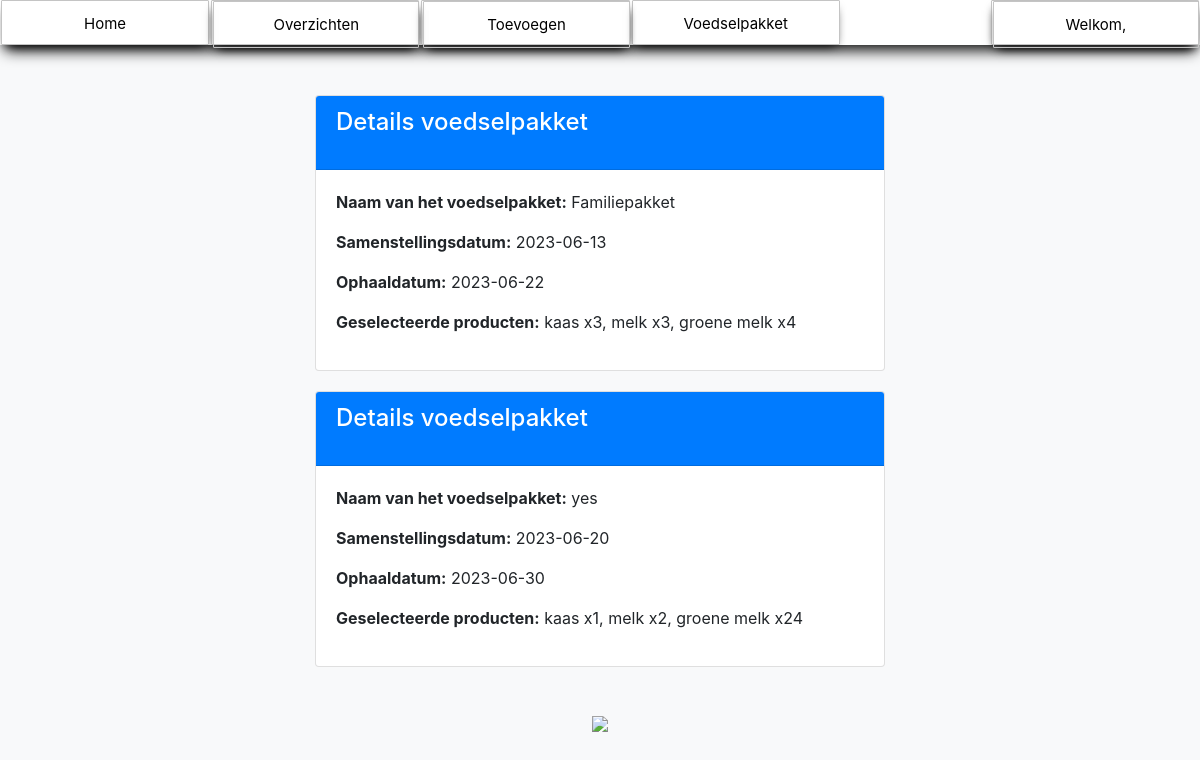
The page /food_package_details.php (signed in) on the database as committed earlier.
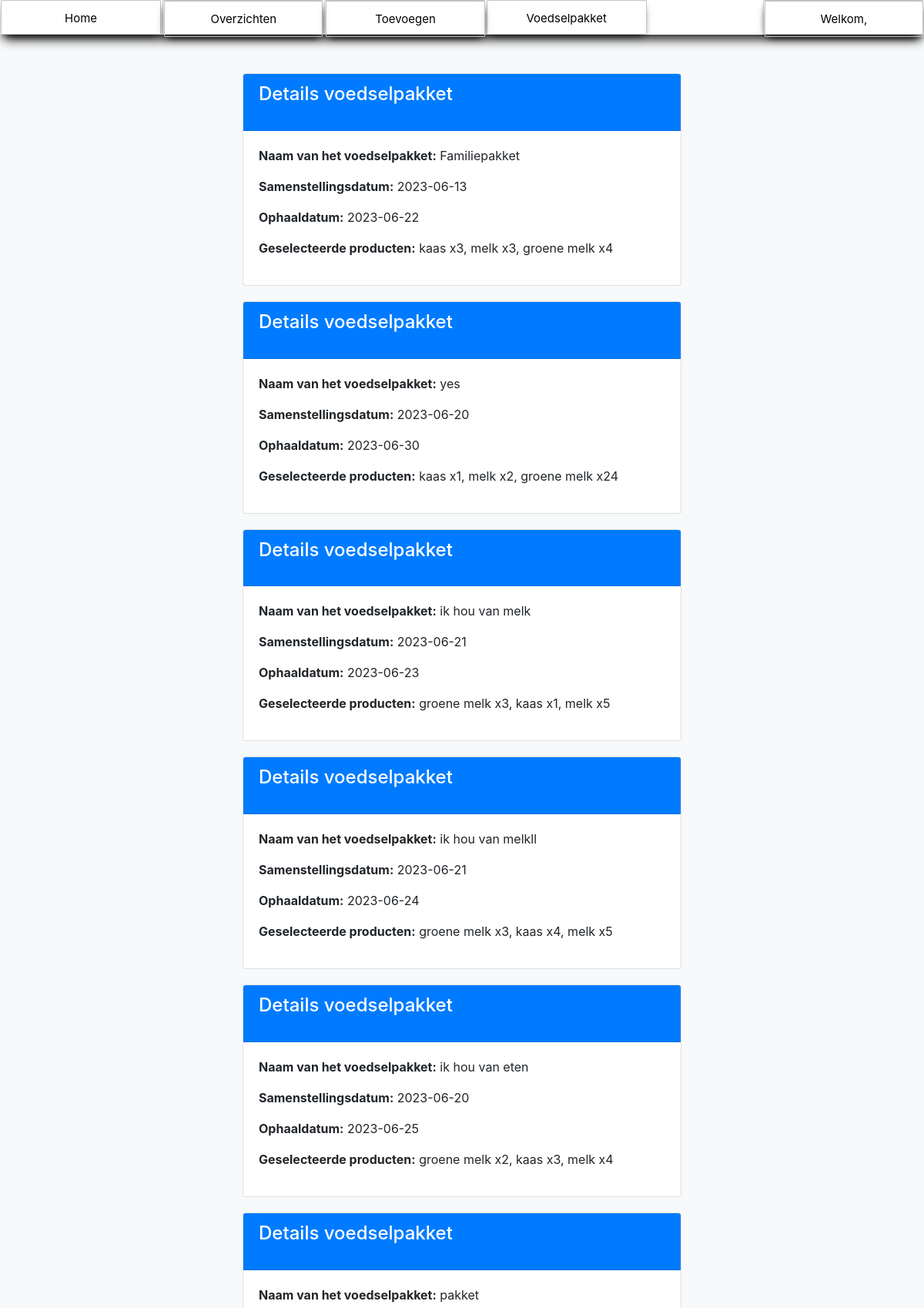
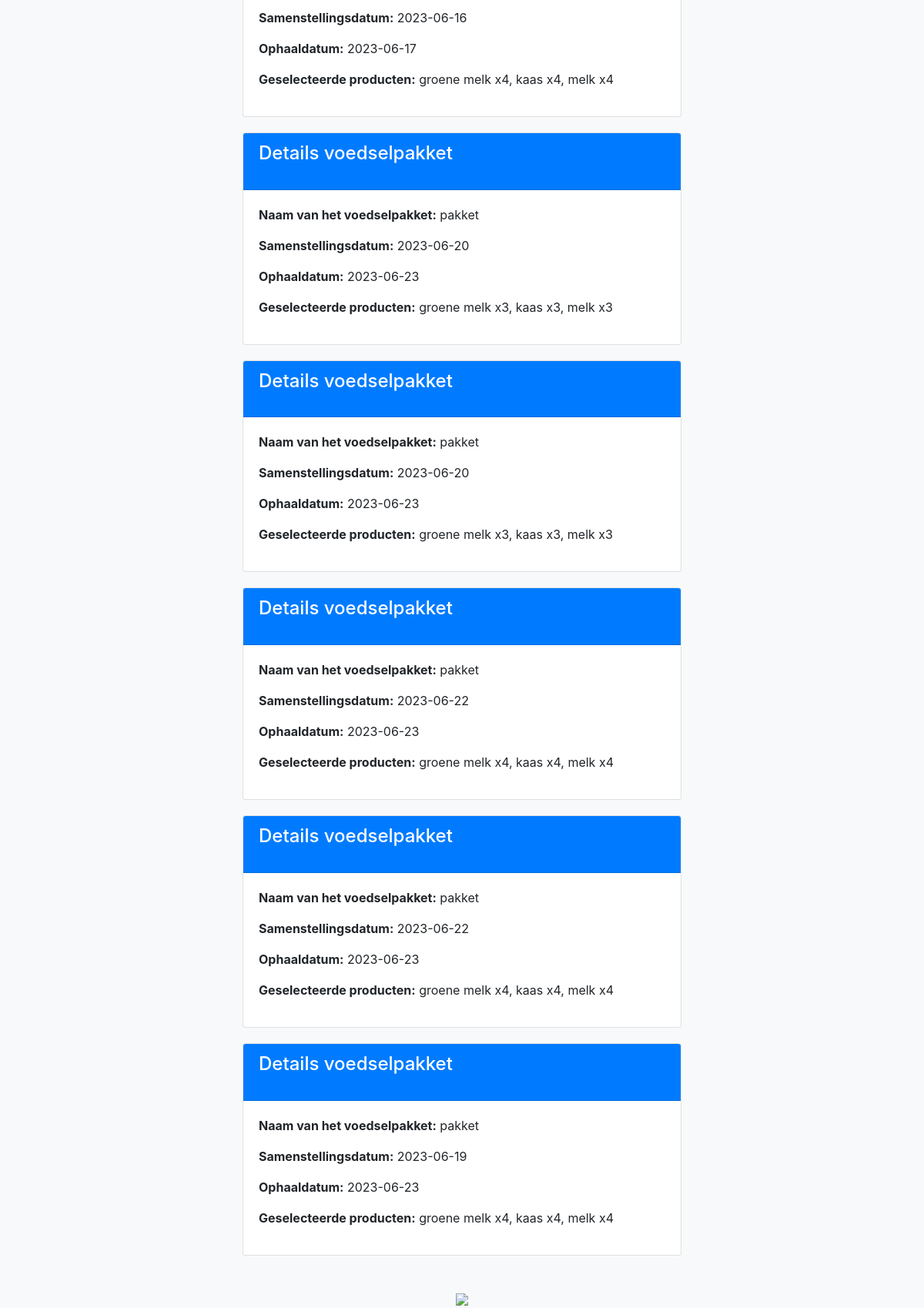
The same page on the database as committed later (2 pictures, top to bottom).
### tables this page shows
CREATE TABLE `voedselpakket` (
  `id` int NOT NULL,
  `naam` varchar(255) NOT NULL,
  `producten` varchar(255) NOT NULL,
  `samenstellingsdatum` date NOT NULL DEFAULT '0000-00-00',
  `ophaaldatum` date NOT NULL DEFAULT '0000-00-00'
);

### food_package_details.php (the view, shortened to what this page needs)
<?php
include "navigation.php";
include "config.php";
try {
    $stmt = $conn->prepare("SELECT * FROM voedselpakket");
    $stmt->execute();
    $packages = $stmt->fetchAll();
} catch (PDOException $e) {
    $errorMessage = "Er is een fout opgetreden bij het ophalen van de voedselpakketten: " . $e->getMessage();
}
?>
<!DOCTYPE html>
<html lang="nl">
<head>
    <link href="https://stackpath.bootstrapcdn.com/bootstrap/4.5.0/css/bootstrap.min.css" rel="stylesheet">
</head>
<body>
    <div class="container">
        <?php if (isset($errorMessage)) : ?>
            <p class="error-message"><?php echo $errorMessage; ?></p>
        <?php else : ?>
            <?php foreach ($packages as $package) : ?>
                <div class="card">
                    <div class="card-header">
                        <h2 class="card-title">Details voedselpakket</h2>
                    </div>
                    <div class="card-body">
                        <p><strong>Naam van het voedselpakket:</strong> <?php echo $package['naam']; ?></p>
                        <p><strong>Samenstellingsdatum:</strong> <?php echo $package['samenstellingsdatum']; ?></p>
                        <p><strong>Ophaaldatum:</strong> <?php echo $package['ophaaldatum']; ?></p>
                        <p><strong>Geselecteerde producten:</strong> <?php echo $package['producten']; ?></p>
                    </div>
                </div>
            <?php endforeach; ?>
        <?php endif; ?>
    </div><br>
    <CENTER><img src="https://cdn.pixabay.com/photo/2012/04/24/16/17/box-40302_960_720.png" width="200px" style="cursor: pointer;">
</body>
</html>

Rows that differ between the two databases and show on the page:
added voedselpakket: naam "ik hou van melk", samenstellingsdatum "2023-06-21", ophaaldatum "2023-06-23", producten "groene melk x3, kaas x1, melk x5"
added voedselpakket: naam "ik hou van melkll", samenstellingsdatum "2023-06-21", ophaaldatum "2023-06-24", producten "groene melk x3, kaas x4, melk x5"
added voedselpakket: naam "ik hou van eten", samenstellingsdatum "2023-06-20", ophaaldatum "2023-06-25", producten "groene melk x2, kaas x3, melk x4"
added voedselpakket: naam "pakket", samenstellingsdatum "2023-06-16", ophaaldatum "2023-06-17", producten "groene melk x4, kaas x4, melk x4"
added voedselpakket: naam "pakket", samenstellingsdatum "2023-06-20", ophaaldatum "2023-06-23", producten "groene melk x3, kaas x3, melk x3"
added voedselpakket: naam "pakket", samenstellingsdatum "2023-06-20", ophaaldatum "2023-06-23", producten "groene melk x3, kaas x3, melk x3"
added voedselpakket: naam "pakket", samenstellingsdatum "2023-06-22", ophaaldatum "2023-06-23", producten "groene melk x4, kaas x4, melk x4"
added voedselpakket: naam "pakket", samenstellingsdatum "2023-06-22", ophaaldatum "2023-06-23", producten "groene melk x4, kaas x4, melk x4"
added voedselpakket: naam "pakket", samenstellingsdatum "2023-06-19", ophaaldatum "2023-06-23", producten "groene melk x4, kaas x4, melk x4"
